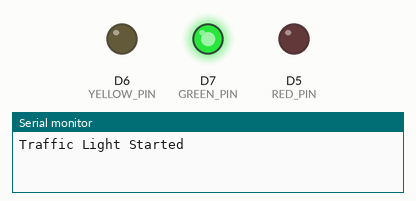
This program was run on a simulated ESP8266 (NodeMCU). Parts: output pins drawn as LEDs (lit = HIGH), the last lines printed to the serial monitor.

Above: at 5.0 s.
At 11.5 s:
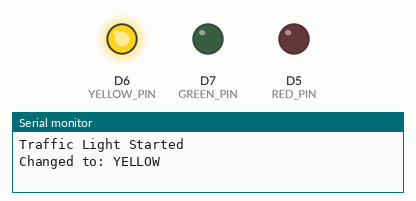
At 18.0 s:
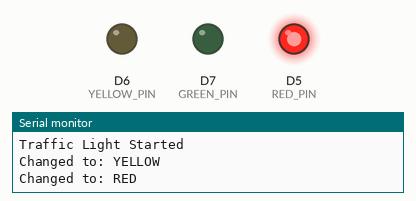
Timing chart, 0 to 29.9 s (numbered marks = the images above):
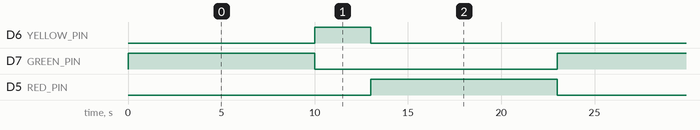

Measured:
- by itself, D6 (YELLOW_PIN): alternates HIGH for 3.0 s and LOW for 20.0 s
- by itself, D7 (GREEN_PIN), D5 (RED_PIN): alternates HIGH for 10.0 s and LOW for 13.0 s
- by itself, everything shown: repeats every 23.0 s, in 3 steps

The program:

main.cpp
```cpp
#include <Arduino.h>

// Pin definitions
#define RED_PIN    D5  // GPIO14
#define YELLOW_PIN D6  // GPIO12
#define GREEN_PIN  D7  // GPIO13

// Timing (milliseconds)
#define GREEN_TIME  10000  // 10 seconds
#define YELLOW_TIME 3000   // 3 seconds
#define RED_TIME    10000  // 10 seconds

// States
enum State {
  GREEN,
  YELLOW,
  RED
};

State currentState = GREEN;
unsigned long stateStartTime = 0;

// Function prototypes
void changeState(State newState);
void setLights(State state);

void setup() {
  Serial.begin(115200);
  Serial.println("\nTraffic Light Started");

  pinMode(RED_PIN, OUTPUT);
  pinMode(YELLOW_PIN, OUTPUT);
  pinMode(GREEN_PIN, OUTPUT);

  stateStartTime = millis();
  setLights(GREEN);
}

void loop() {
  unsigned long elapsed = millis() - stateStartTime;

  switch(currentState) {
    case GREEN:
      if (elapsed >= GREEN_TIME) {
        changeState(YELLOW);
      }
      break;

    case YELLOW:
      if (elapsed >= YELLOW_TIME) {
        changeState(RED);
      }
      break;

    case RED:
      if (elapsed >= RED_TIME) {
        changeState(GREEN);
      }
      break;
  }
}

void changeState(State newState) {
  currentState = newState;
  stateStartTime = millis();
  setLights(newState);

  Serial.print("Changed to: ");
  Serial.println(newState == GREEN ? "GREEN" :
                 newState == YELLOW ? "YELLOW" : "RED");
}

void setLights(State state) {
  digitalWrite(RED_PIN, state == RED ? HIGH : LOW);
  digitalWrite(YELLOW_PIN, state == YELLOW ? HIGH : LOW);
  digitalWrite(GREEN_PIN, state == GREEN ? HIGH : LOW);
}
```
